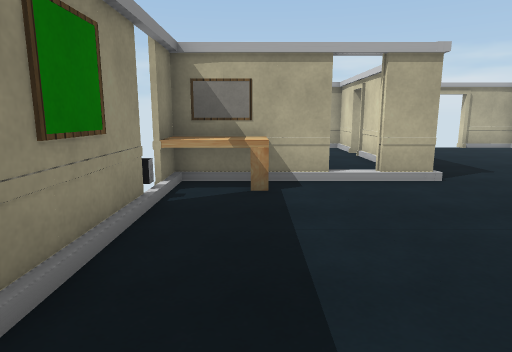
View 1 (above)

12 first-person views from a walk through a Unity game level. The camera is 1.2 m above the floor, tilts 10° down and sees 75° across. The floor is counted in squares, 1 m on a side. Each view is taken from the middle of a square. On the plan, view 1 faces up. The plan holds only what a view shows up to about 14 squares ahead; the rest is blank. The player is left out. Door leaves are left out, so doorways stand open. Some surface patterns are stand-ins.

View 2
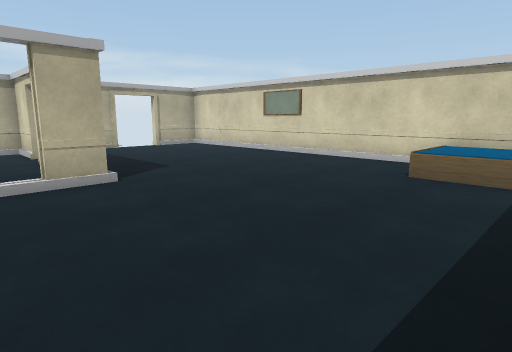

View 3
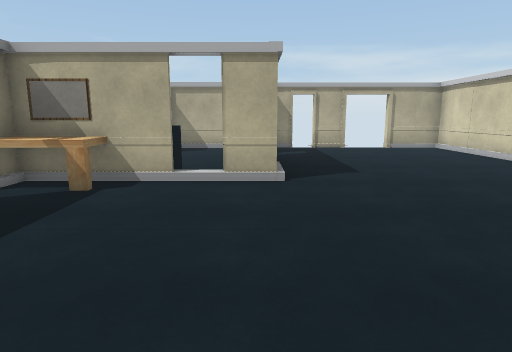

View 4
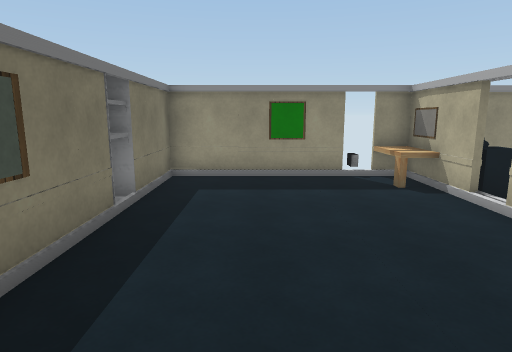

View 5
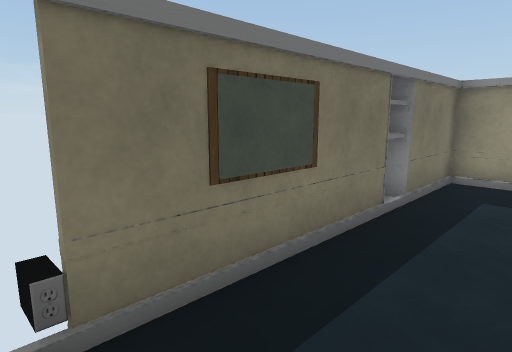

View 6
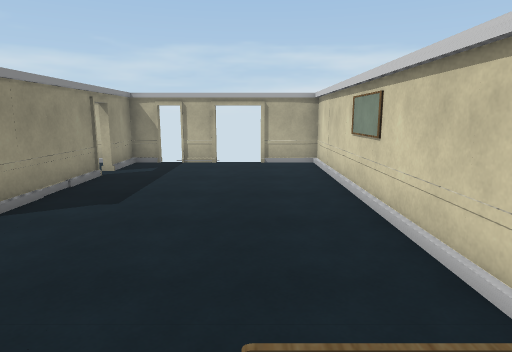

View 7
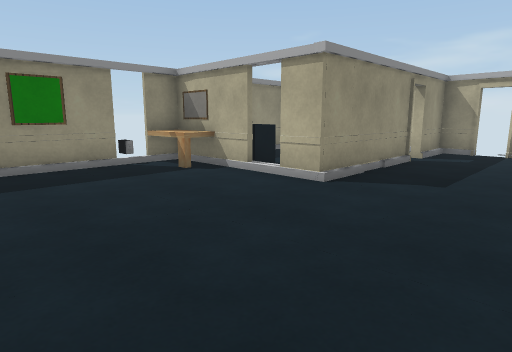

View 8
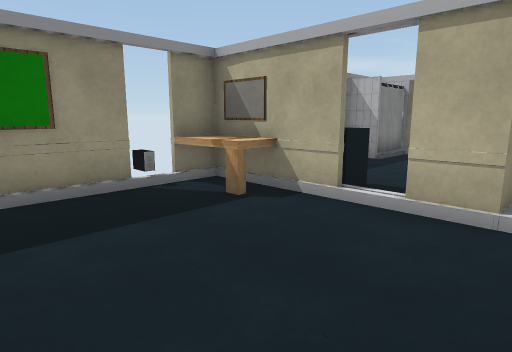

View 9
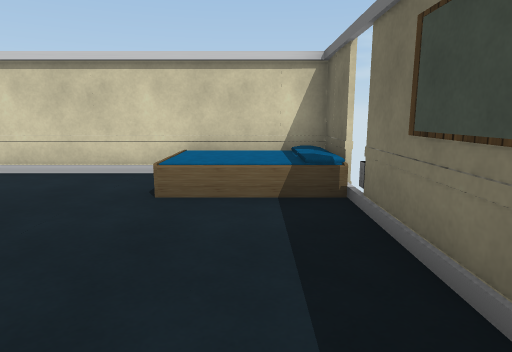

View 10
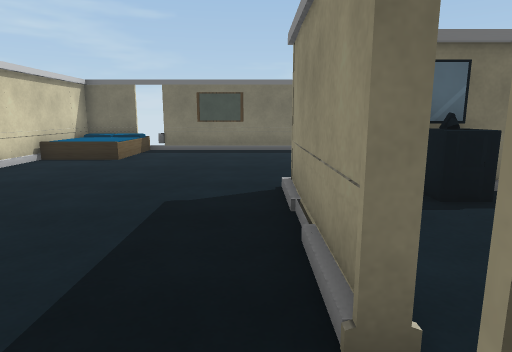

View 11
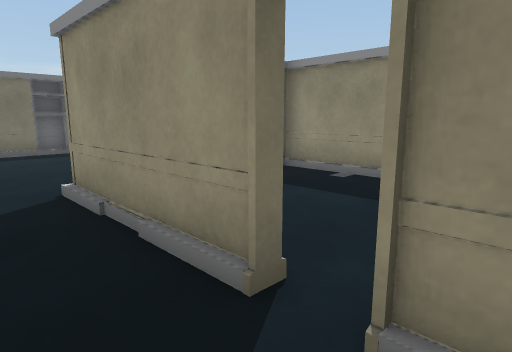

View 12
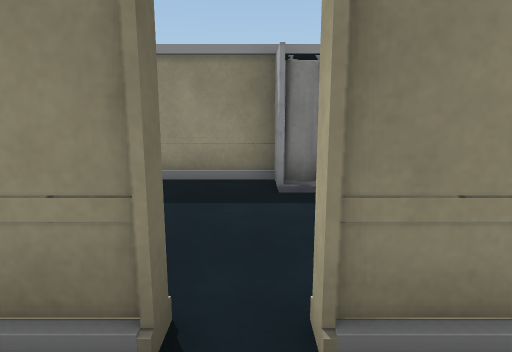

### Floor plan
Points are (right, up) in squares from view 1. A wall is a line through its corners. A room is listed if a view was taken in it or the views show most of it. See-through windows are left out.
Room 1 (views 1, 2, 3, 4, 5, 6, 7, 8, 9, 10, 11, 12)
walls: (1.5, 6.3) (0.4, 6.3); (3.4, 10.5) (3.4, 6.3) (2.2, 6.3); (2.5, -0.5) (7.5, -0.5); (8.4, -0.5) (10.3, -0.5) (10.3, 13.4) (8.1, 13.4); (-1.5, 4.6) (-1.5, -0.5) (0.6, -0.5); (-1.5, 6.9) (-1.5, 5.2); (6.6, 13.3) (2.8, 13.3); (3.4, 13.5) (3.4, 11.3)
ways out: opening at (2, 6) to room 2; open door at (3.5, 11) to room 2; open door at (5, 13.5); open door at (7.5, 13.5)
objects: picture (-1, 6); other object (0, 6); closet (1, -1) to (2, -1)
Room 2 (no view inside)
walls: (3.3, 9.1) (3.3, 10.5); (0.5, 6.5) (1.2, 6.5); (-0.2, 12.1) (-0.4, 11.6); (-0.2, 12.1) (-0.5, 11.3); (-1.5, 11.3) (-1.5, 6.9); (3.3, 11.6) (3.3, 13.4); (-0.5, 12.7) (-0.4, 12.1); (1.8, 13.3) (-0.4, 13.3) (-0.4, 12)
ways out: opening at (2, 6) to room 1; open door at (3.5, 11) to room 1
objects: picture (1, 7)

Positions as (right, up) in squares from view 1, and headings:
1: (0, 0), facing up
2: (1, 0), facing up-right
3: (3, 0), facing up
4: (8, 2), facing left
5: (8, 2), facing down-left
6: (8, 1), facing up
7: (7, 1), facing up-left
8: (4, 2), facing up-left
9: (3, 1), facing right
10: (4, 12), facing down
11: (5, 12), facing down-left
12: (5, 11), facing left
